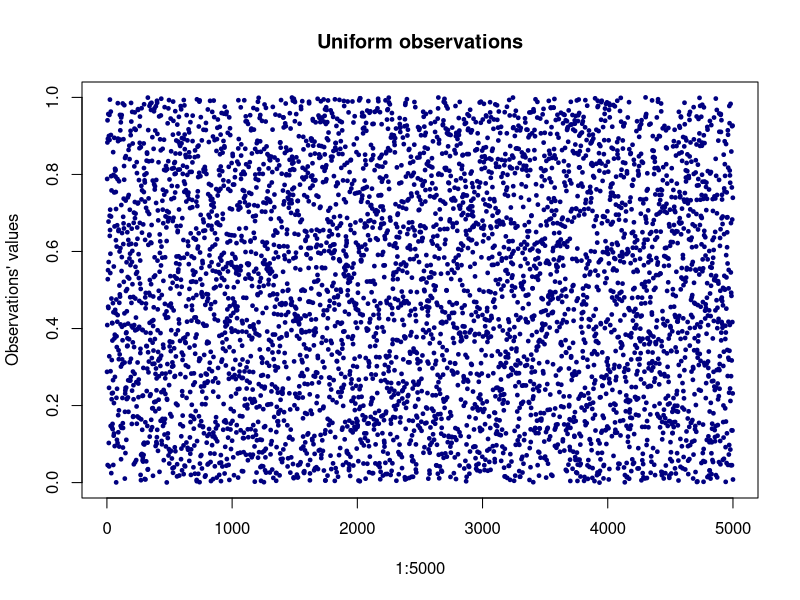
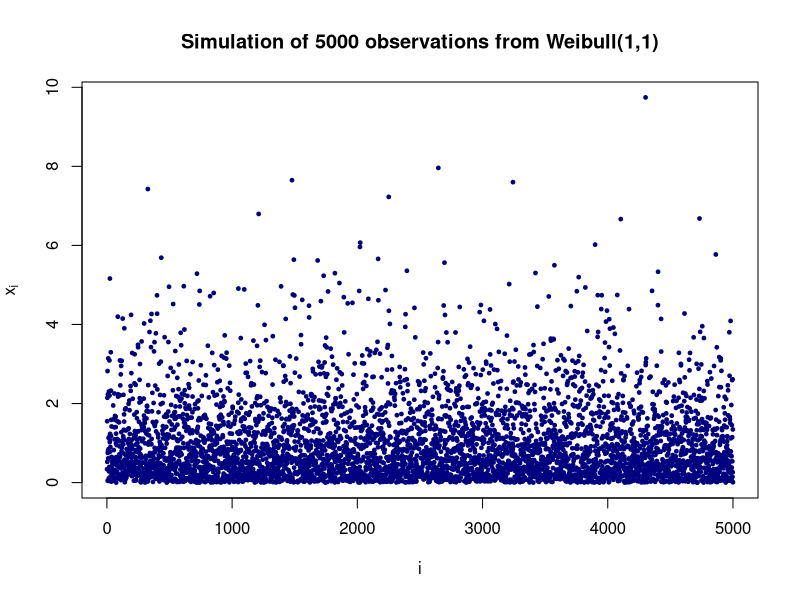
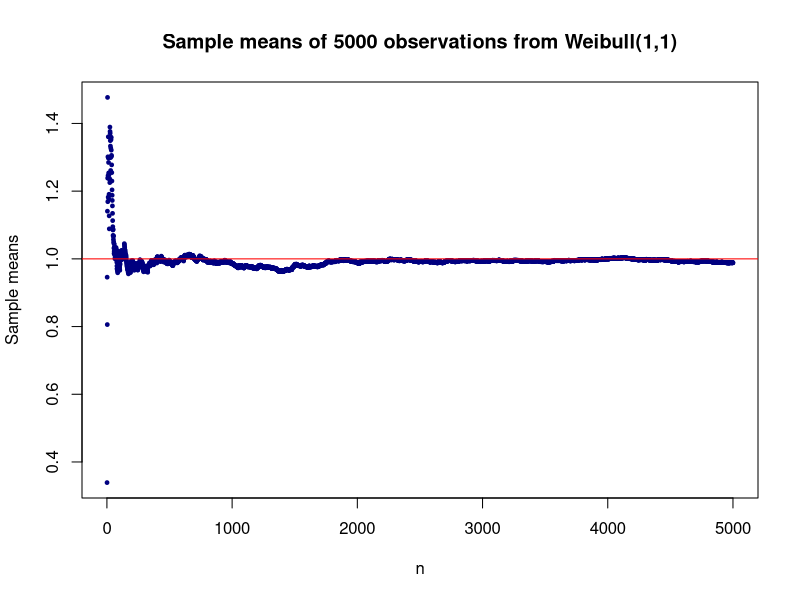
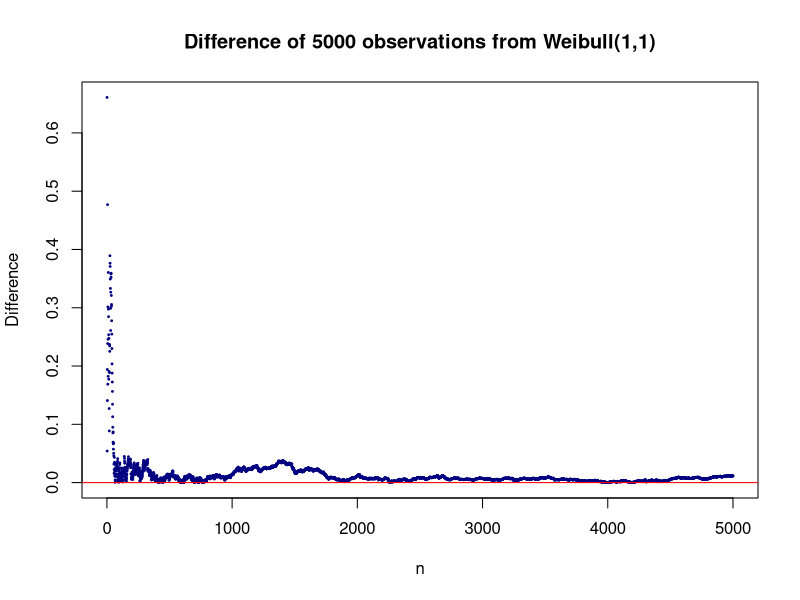
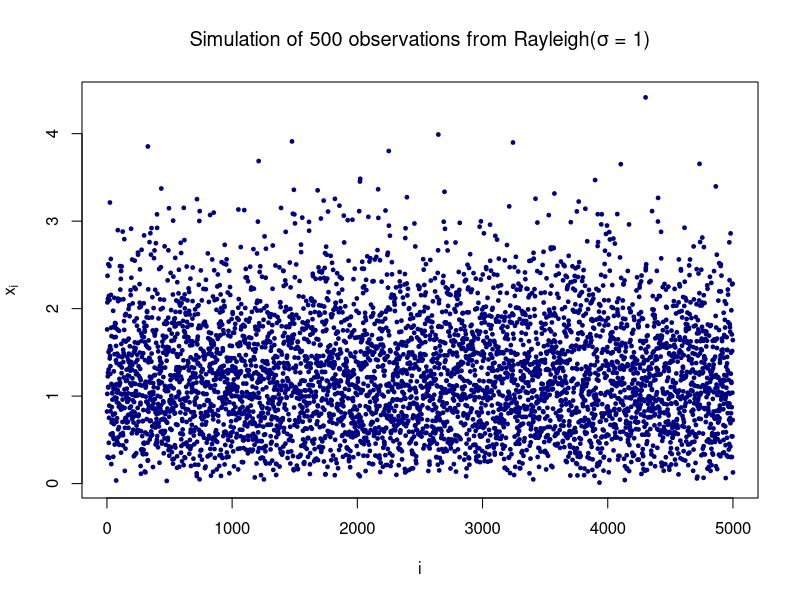
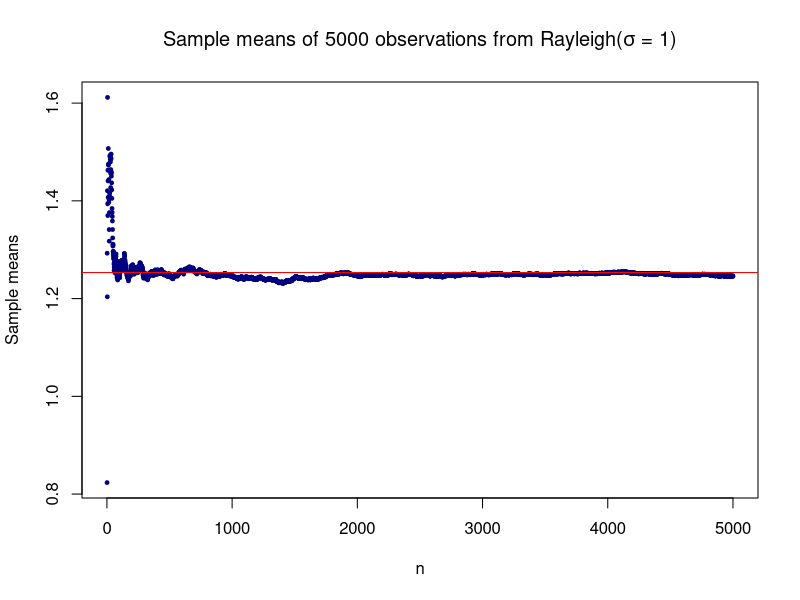
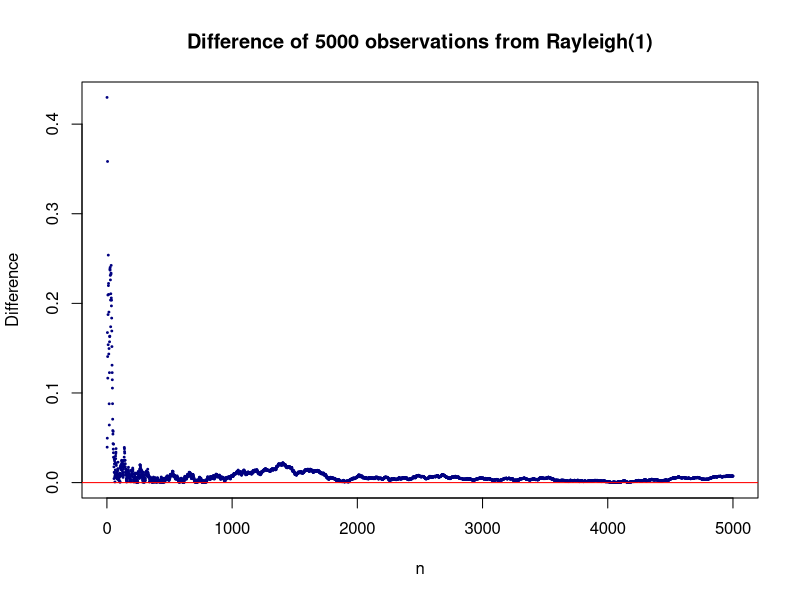
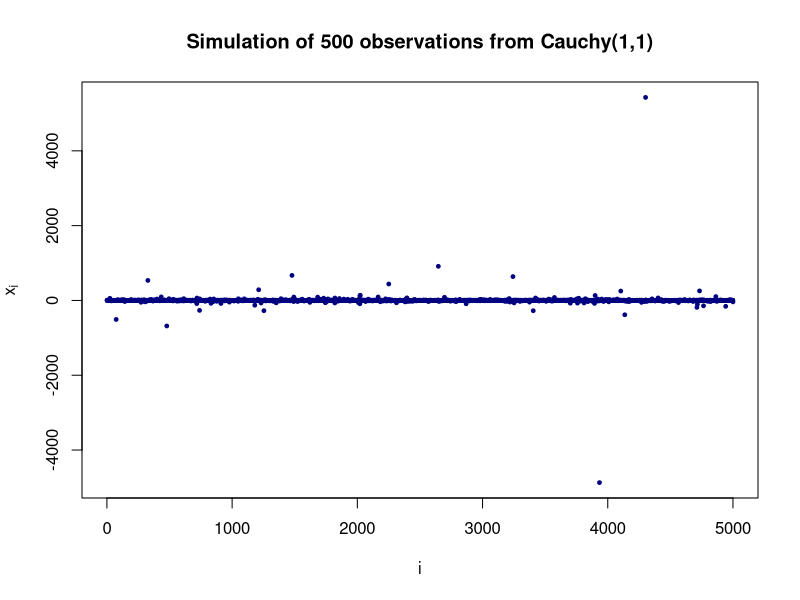

Generate these figures, in order, with R:
### P. KOWALSKI KUTZ
### 2021 / 07 / 15
### ART1
### WEAK LAW OF LARGE NUMBERS (WLLN)

################################################################################
set.seed(123)
##### Generating 5000 random uniform observations 
uniform_observations <- runif(5000, 0, 1)

##### Plotting the random uniform observations
plot(1:5000, uniform_observations, 
     main="Uniform observations", ylab="Observations' values",
     pch=19, col="navy blue", cex=0.5)

################################################################################
##########################     WEIBULL(1,1)     ################################

##### F^(-1)(x) of Weibull(1,1)
inversefunction_weibull11 <- function(x) {
  return (-log(1-x))
}
xi <- sapply(uniform_observations, inversefunction_weibull11)
i <- 1:5000

##### Plotting a simulation of the 5000 observations from Weibull(1,1)
plot(i, xi, 
     main="Simulation of 5000 observations from Weibull(1,1)",
     xlab="i", ylab=expression('x'["i"]), pch=19, col="navy blue", cex=0.5)

##### Calculating Xbar
calculating_average <- function(list1, n) {
  return (mean(list1[1:n]))
}
sample_means <- c(rep(0,length(i)))
for (j in i) {
  sample_means[j] <- calculating_average(xi, j)
}

##### Plotting the sample means of 5000 observations from Weibull(1,1)
plot(i, sample_means, 
     main="Sample means of 5000 observations from Weibull(1,1)",
     xlab="n", ylab="Sample means", pch=19, col="navy blue", cex=0.5)
abline(h=1, col="red")

##### Plotting the difference of 5000 observations from Weibull(1,1)
difference <- abs(sample_means - 1) ### 1 is the mean of Weibull(1,1)
plot(i, difference, 
     main="Difference of 5000 observations from Weibull(1,1)",
     xlab="n", ylab="Difference", pch=19, col="navy blue", cex=0.25)
abline(h=0, col="red")


################################################################################
#######################     RAYLEIGH(sigma=1)      #############################

##### F^(-1)(x) of Rayleigh(1)
inversefunction_rayleigh1 <- function(x) {
  return (sqrt(-2*log(1-x)))
}
xi <- sapply(uniform_observations, inversefunction_rayleigh1)
i <- 1:5000

##### Plotting a simulation of the 5000 observations from Rayleigh(1)
plot(i, xi, 
     main=expression(paste("Simulation of 500 observations from Rayleigh(",
                           sigma, " = 1)")),
     xlab="i", ylab=expression('x'["i"]), pch=19, col="navy blue", cex=0.5)

##### Calculating Xbar
calculating_average <- function(list1, n) {
  return (mean(list1[1:n]))
}
sample_means <- c(rep(0,length(i)))
for (j in i) {
  sample_means[j] <- calculating_average(xi, j)
}

##### Plotting the sample means of 5000 observations from Rayleigh(1)
plot(i, sample_means, 
     main=expression(paste("Sample means of 5000 observations from Rayleigh(", 
                           sigma, " = 1)")),
     xlab="n", ylab="Sample means", pch=19, col="navy blue", cex=0.5)
abline(h=sqrt(pi/2), col="red") ### sqrt(pi/2) is the mean of Rayleigh(1)

##### Plotting the Difference of 5000 observations from Rayleigh(1)
difference <- abs(sample_means - sqrt(pi/2))
plot(i, difference, 
     main="Difference of 5000 observations from Rayleigh(1)",
     xlab="n", ylab="Difference", pch=19, col="navy blue", cex=0.25)
abline(h=0, col="red")


################################################################################
##########################     Cauchy(1,1)      ################################

set.seed(123)

##### F^(-1)(x) of Cauchy(1,1)
inversefunction_cauchy11 <- function(x) {
  return (1 + tan(pi*(x-0.5)))
}
xi <- sapply(uniform_observations, inversefunction_cauchy11)
i <- 1:5000

##### Plotting a simulation of the 5000 observations from Cauchy(1,1)
plot(i, xi, 
     main="Simulation of 500 observations from Cauchy(1,1)",
     xlab="i", ylab=expression('x'["i"]), pch=19, col="navy blue", cex=0.5)

##### Calculating Xbar
calculating_average <- function(list1, n) {
  return (mean(list1[1:n]))
}
sample_means <- c(rep(0,length(i)))
for (j in i) {
  sample_means[j] <- calculating_average(xi, j)
}

##### Plotting the sample means of 5000 observations from Cauchy(1,1)
plot(i, sample_means, 
     main="Sample means of 500 observations from Cauchy(1,1)",
     xlab="n", ylab="Sample means", pch=19, col="navy blue", cex=0.5)

